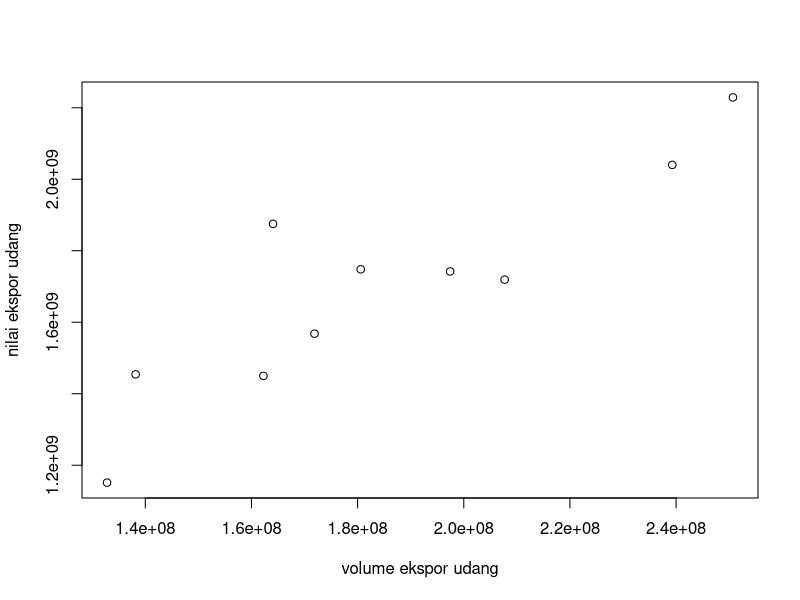
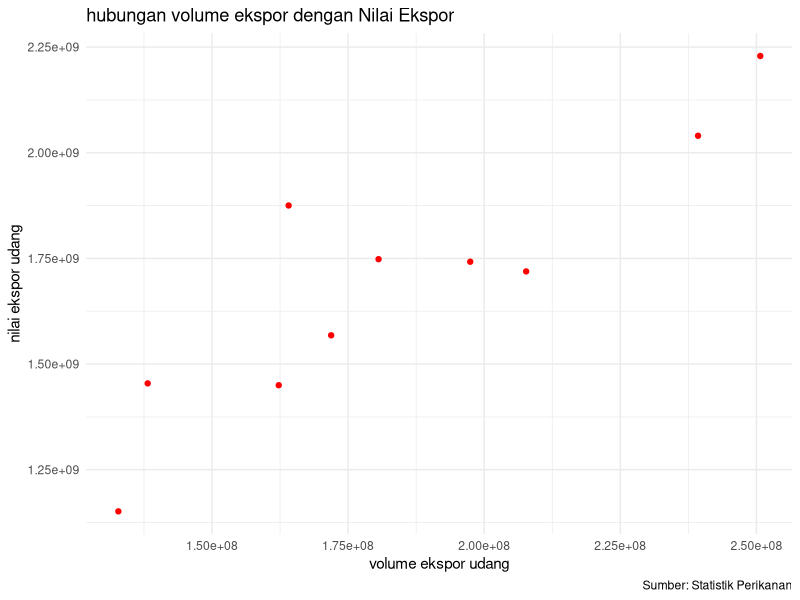

R code for these plots, in order:
## ---- chunk 1
#| warning: false
#| echo: true
library(tidyverse)
library(readxl)
## ---- chunk 2
    setwd("C:/Users/harto/OneDrive/Documents/Putri")
    dat<-read_excel("Nilai Ekspor Udang Indonesia.xlsx")
    plot(dat$X,dat$Y,xlab="volume ekspor udang",ylab="nilai ekspor udang")
## ---- chunk 3
    #| label: Hubungan Volume Ekspor udang dengan Nilai ekspor udang Indonesia
    ggplot(data=dat,aes(x=X,y=Y)) +
      geom_point(color="red") + 
      labs(title="hubungan volume ekspor dengan Nilai Ekspor",
           x="volume ekspor udang",
           y="nilai ekspor udang",
           caption = "Sumber: Statistik Perikanan") +
      theme_minimal()
## ---- chunk 4
    reg1<-lm(Y~X,data=dat)
    summary(reg1)
